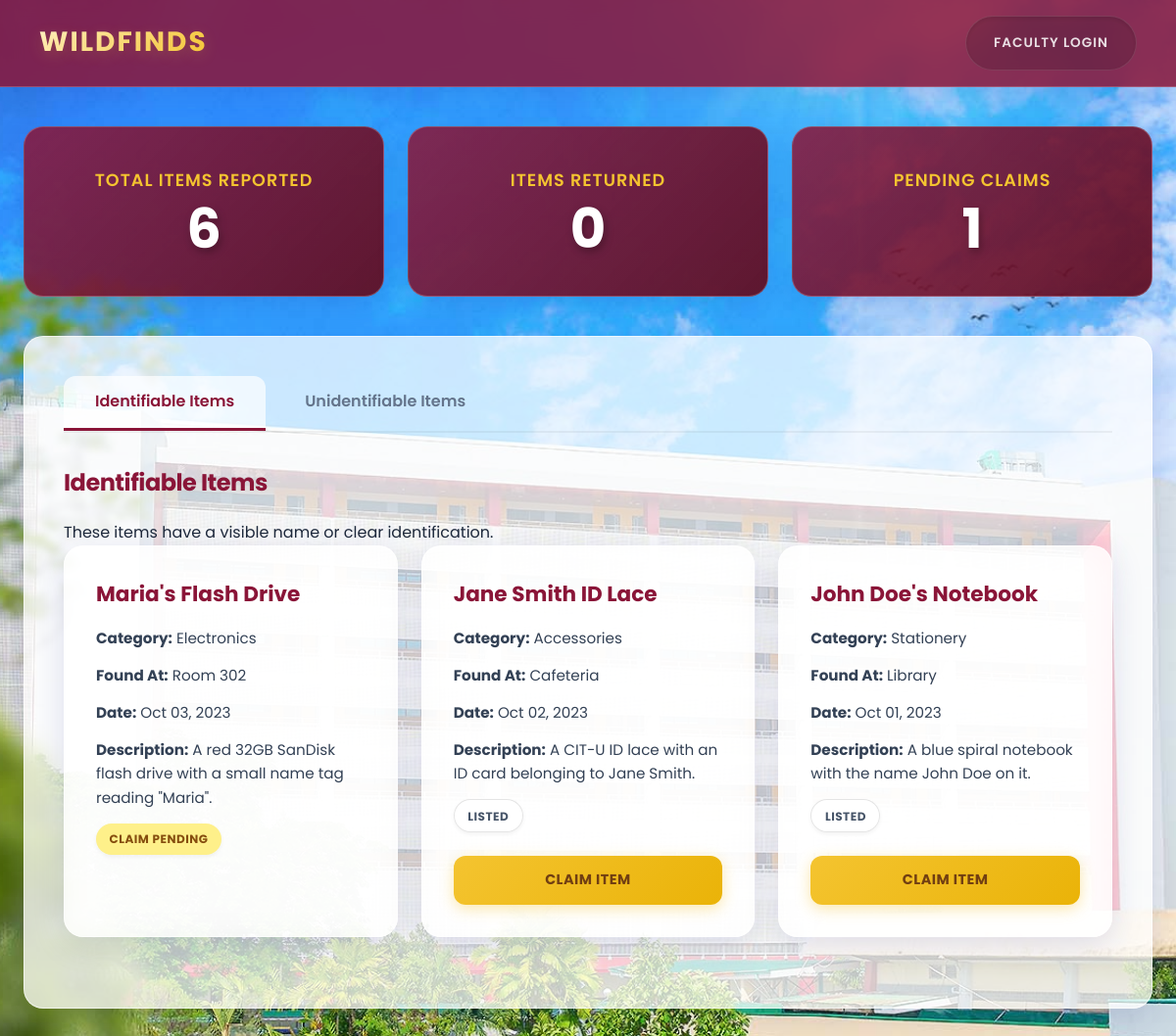
The page /features/dashboard/public_dashboard.php on the database its author committed.
### tables this page shows
CREATE TABLE IF NOT EXISTS `Identifiable_Item` (
  `item_id` INT PRIMARY KEY,
  `visible_name` VARCHAR(255) NOT NULL,
  `generalized_description` TEXT NOT NULL,
  FOREIGN KEY (`item_id`) REFERENCES `Item`(`item_id`) ON DELETE CASCADE
);

CREATE TABLE IF NOT EXISTS `Item` (
  `item_id` INT AUTO_INCREMENT PRIMARY KEY,
  `logged_by_faculty_id` INT NOT NULL,
  `category` VARCHAR(100) NOT NULL,
  `date_reported` DATETIME NOT NULL,
  `location_found` VARCHAR(255) NOT NULL,
  `status` ENUM('Listed', 'Claim Pending', 'Returned') NOT NULL DEFAULT 'Listed',
  `item_type` ENUM('Identifiable', 'Unidentifiable') NOT NULL,
  FOREIGN KEY (`logged_by_faculty_id`) REFERENCES `Faculty_User`(`person_id`)
);

### features/dashboard/public_dashboard.php (called while the page is built, shortened)
<?php
require_once __DIR__ . '/../items/ItemModel.php';
$itemModel = new ItemModel();
$items = $itemModel->getAllPublicItems();
$stats = $itemModel->getStats();
require_once 'public_dashboard_view.php';

### core/Database.php (called while the page is built)
<?php
class Database {
    private static $host = 'localhost';
    private static $db_name = 'lostfound_db';
    private static $username = 'root';
    private static $password = '';
    private static $conn = null;
    public static function getConnection() {
        if (self::$conn === null) {
            try {
                $dsn = "mysql:host=" . self::$host . ";dbname=" . self::$db_name . ";charset=utf8mb4";
                self::$conn = new PDO($dsn, self::$username, self::$password);
                self::$conn->setAttribute(PDO::ATTR_ERRMODE, PDO::ERRMODE_EXCEPTION);
                self::$conn->setAttribute(PDO::ATTR_DEFAULT_FETCH_MODE, PDO::FETCH_ASSOC);
            } catch(PDOException $exception) {
                die("Connection error: " . $exception->getMessage());
            }
        }
        return self::$conn;
    }
}

### features/items/ItemModel.php (called while the page is built, shortened)
<?php
require_once __DIR__ . '/../../core/Database.php';
class ItemModel {
    private $db;
    public function __construct() {
        $this->db = Database::getConnection();
    }
    public function getAllPublicItems() {
        $queryIdentifiable = "SELECT i.item_id, i.category, i.date_reported, i.location_found, i.status, i.item_type,
                                     id_i.visible_name, id_i.generalized_description
                              FROM Item i
                              JOIN Identifiable_Item id_i ON i.item_id = id_i.item_id
                              WHERE i.status != 'Returned'
                              ORDER BY i.date_reported DESC";
        $stmtId = $this->db->prepare($queryIdentifiable);
        $stmtId->execute();
        $identifiable = $stmtId->fetchAll();
        $queryUnidentifiable = "SELECT i.item_id, i.category, i.date_reported, i.location_found, i.status, i.item_type,
                                       un_i.generalized_description
                                FROM Item i
                                JOIN Unidentifiable_Item un_i ON i.item_id = un_i.item_id
                                WHERE i.status != 'Returned'
                                ORDER BY i.date_reported DESC";
        $stmtUnid = $this->db->prepare($queryUnidentifiable);
        $stmtUnid->execute();
        $unidentifiable = $stmtUnid->fetchAll();
        return [
            'identifiable' => $identifiable,
            'unidentifiable' => $unidentifiable
        ];
    }
    public function getStats() {
        $query = "SELECT
                    COUNT(*) as total_items,
                    SUM(CASE WHEN status = 'Returned' THEN 1 ELSE 0 END) as returned_items,
                    SUM(CASE WHEN status = 'Claim Pending' THEN 1 ELSE 0 END) as pending_claims
                  FROM Item";
        $stmt = $this->db->prepare($query);
        $stmt->execute();
        return $stmt->fetch();
    }
}

### features/dashboard/public_dashboard_view.php (the view, shortened to what this page needs)
<!DOCTYPE html>
<html lang="en">
<head>
    <link rel="stylesheet" href="../../assets/style.css">
</head>
<body>
    <header>
        <h1>WILDFINDS</h1>
        <nav>
            <?php if(isset($_SESSION['faculty_person_id'])): ?>
                <a href="admin_dashboard.php">Admin Dashboard</a>
                <a href="../auth/logout.php">Logout</a>
            <?php else: ?>
                <a href="../auth/login.php">Faculty Login</a>
            <?php endif; ?>
        </nav>
    </header>
    <div class="container">
        <div class="stats-grid">
            <div class="stat-card">
                <h3>Total Items Reported</h3>
                <div class="number"><?php echo htmlspecialchars($stats['total_items'] ?? 0); ?></div>
            </div>
            <div class="stat-card">
                <h3>Items Returned</h3>
                <div class="number"><?php echo htmlspecialchars($stats['returned_items'] ?? 0); ?></div>
            </div>
            <div class="stat-card">
                <h3>Pending Claims</h3>
                <div class="number"><?php echo htmlspecialchars($stats['pending_claims'] ?? 0); ?></div>
            </div>
        </div>
        <div class="card">
            <div class="tabs">
                <div class="tab active" onclick="switchTab('identifiable')">Identifiable Items</div>
                <div class="tab" onclick="switchTab('unidentifiable')">Unidentifiable Items</div>
            </div>
            <div id="identifiable" class="tab-content active">
                <h2>Identifiable Items</h2>
                <p>These items have a visible name or clear identification.</p>
                <div class="item-grid">
                    <?php if (empty($items['identifiable'])): ?>
                        <p>No identifiable items found.</p>
                    <?php else: ?>
                        <?php foreach ($items['identifiable'] as $item): ?>
                            <div class="item-card">
                                <h4><?php echo htmlspecialchars($item['visible_name']); ?></h4>
                                <p><strong>Category:</strong> <?php echo htmlspecialchars($item['category']); ?></p>
                                <p><strong>Found At:</strong> <?php echo htmlspecialchars($item['location_found']); ?></p>
                                <p><strong>Date:</strong> <?php echo date('M d, Y', strtotime($item['date_reported'])); ?></p>
                                <p><strong>Description:</strong> <?php echo htmlspecialchars($item['generalized_description']); ?></p>
                                <p><span class="badge badge-<?php echo str_replace(' ', '-', $item['status']); ?>"><?php echo htmlspecialchars($item['status']); ?></span></p>
                                <?php if ($item['status'] === 'Listed'): ?>
                                    <a href="../claims/claim_form.php?item_id=<?php echo $item['item_id']; ?>" class="btn" style="margin-top: 10px; display: block;">Claim Item</a>
                                <?php endif; ?>
                            </div>
                        <?php endforeach; ?>
                    <?php endif; ?>
                </div>
            </div>
        </div>
    </div>
</body>
</html>

### rows shown on the page
identifiable_item: visible_name "Maria's Flash Drive", item_id.category "Electronics", item_id.location_found "Room 302", item_id.date_reported "Oct 03, 2023", generalized_description "A red 32GB SanDisk flash drive with a small name tag reading \"Maria\".", item_id.status "CLAIM PENDING"
identifiable_item: visible_name "Jane Smith ID Lace", item_id.category "Accessories", item_id.location_found "Cafeteria", item_id.date_reported "Oct 02, 2023", generalized_description "A CIT-U ID lace with an ID card belonging to Jane Smith.", item_id.status "LISTED"
identifiable_item: visible_name "John Doe's Notebook", item_id.category "Stationery", item_id.location_found "Library", item_id.date_reported "Oct 01, 2023", generalized_description "A blue spiral notebook with the name John Doe on it.", item_id.status "LISTED"

### other values the page prints
$stats['total_items'] "6"
$stats['returned_items'] "0"
$stats['pending_claims'] "1"
